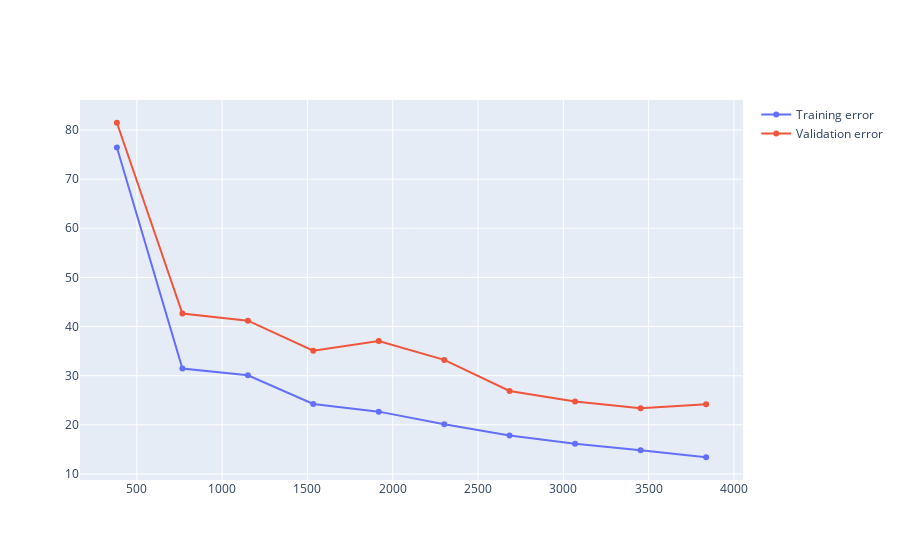

Write notebook code for a chart like this one.
### Code cell
import json
import numpy as np
import pandas as pd
from sklearn.model_selection import train_test_split, learning_curve
from sklearn.ensemble import RandomForestRegressor
import plotly.graph_objects as go
from pandarallel import pandarallel
from sklearn.metrics import mean_squared_error

pandarallel.initialize(progress_bar=True)

# Load the JSON file
data = []
with open('clean_trips.json', 'r') as file:
    for line in file:
        data.append(json.loads(line))

df = pd.DataFrame(data)

# Calculate trip time in seconds
df['trip_time'] = df['time']

# Drop rows with missing values (if any)
df.dropna(inplace=True)

# Feature extraction functions
def extract_features(row):
    features = {}
    features['mean_time_gap'] = np.mean(row['time_gap'])
    features['std_time_gap'] = np.std(row['time_gap'])
    features['min_time_gap'] = np.min(row['time_gap'])
    features['max_time_gap'] = np.max(row['time_gap'])
    
    features['mean_lat'] = np.mean(row['lats'])
    features['std_lat'] = np.std(row['lats'])
    features['min_lat'] = np.min(row['lats'])
    features['max_lat'] = np.max(row['lats'])
    
    features['mean_lng'] = np.mean(row['lngs'])
    features['std_lng'] = np.std(row['lngs'])
    features['min_lng'] = np.min(row['lngs'])
    features['max_lng'] = np.max(row['lngs'])
    
    features['mean_dist_gap'] = np.mean(row['dist_gap'])
    features['std_dist_gap'] = np.std(row['dist_gap'])
    features['min_dist_gap'] = np.min(row['dist_gap'])
    features['max_dist_gap'] = np.max(row['dist_gap'])
    
    return pd.Series(features)

# Apply feature extraction to each row
feature_df = df.apply(extract_features, axis=1)

# Combine features with other relevant columns
X = pd.concat([feature_df, df[['driverID', 'weekID', 'timeID', 'dateID']]], axis=1)
y = df['trip_time']

# Convert non-numeric columns to numeric or drop them
non_numeric_cols = X.select_dtypes(include=['object']).columns
X[non_numeric_cols] = X[non_numeric_cols].apply(lambda col: pd.factorize(col)[0])

# Ensure all features are numeric
assert X.select_dtypes(include=['object']).empty, "There are still non-numeric columns in X"

# Split the data
X_train, X_test, y_train, y_test = train_test_split(X, y, test_size=0.25, random_state=42)

# Recommended initial hyperparameter values
n_estimators = 100
max_depth = None
min_samples_leaf = 1
max_leaf_nodes = None
random_state = 42
criterion = 'squared_error'

# Initialize and train the model with the recommended values
model = RandomForestRegressor(
    n_estimators=n_estimators,
    max_depth=max_depth,
    min_samples_leaf=min_samples_leaf,
    max_leaf_nodes=max_leaf_nodes,
    random_state=random_state,
    criterion=criterion
)

model.fit(X_train, y_train)

# Evaluate the model
y_pred = model.predict(X_test)
rmse = mean_squared_error(y_test, y_pred, squared=False)

print(f'Root Mean Squared Error (RMSE): {rmse}')

train_sizes, train_scores, valid_scores = learning_curve(
    model, X_train, y_train, train_sizes=np.linspace(0.1, 1, 10), cv=5, scoring='neg_root_mean_squared_error')

fig = go.Figure()
fig.add_trace(go.Scatter(x=train_sizes, y=-np.mean(train_scores, axis=1), name='Training error'))
fig.add_trace(go.Scatter(x=train_sizes, y=-np.mean(valid_scores, axis=1), name='Validation error'))
fig.show()

def estimations(test_data, model, feature_names):
    test_data = test_data[feature_names]
    test_data['trip_time_estimate'] = model.predict(test_data)
    test_data['error'] = test_data['trip_time'] - test_data['trip_time_estimate']
    test_data = test_data.query("error < 3600")
    return test_data

# Get the feature names used during training
feature_names = X_train.columns.tolist()

plot_df = estimations(df.loc[X_test.index], model, feature_names)

# Assuming plot_graphs and get_metrics are defined elsewhere
plot_graphs(plot_df)
get_metrics(plot_df)

### Figure 1 — Plotly figure (JSON) as saved in the notebook; plotly's stock layout.template omitted (floating-point values rounded to 4 significant figures)
{"data": [{"name": "Training error", "type": "scatter", "x": [383, 767, 1151, 1534, 1918, 2302, 2685, 3069, 3453, 3837], "y": [76.46, 31.47, 30.08, 24.23, 22.68, 20.11, 17.8, 16.15, 14.83, 13.4]}, {"name": "Validation error", "type": "scatter", "x": [383, 767, 1151, 1534, 1918, 2302, 2685, 3069, 3453, 3837], "y": [81.48, 42.63, 41.19, 35.08, 37.07, 33.21, 26.89, 24.77, 23.35, 24.19]}], "layout": {}}
